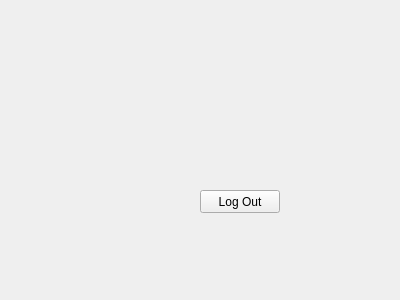
<?xml version="1.0" encoding="UTF-8"?>
<ui version="4.0">
 <class>AdminHomeScreen</class>
 <widget class="QWidget" name="AdminHomeScreen">
  <property name="geometry">
   <rect>
    <x>0</x>
    <y>0</y>
    <width>400</width>
    <height>300</height>
   </rect>
  </property>
  <property name="windowTitle">
   <string>Form</string>
  </property>
  <widget class="QPushButton" name="homeButton">
   <property name="geometry">
    <rect>
     <x>200</x>
     <y>190</y>
     <width>80</width>
     <height>23</height>
    </rect>
   </property>
   <property name="text">
    <string>Log Out</string>
   </property>
  </widget>
 </widget>
 <resources/>
 <connections/>
</ui>
